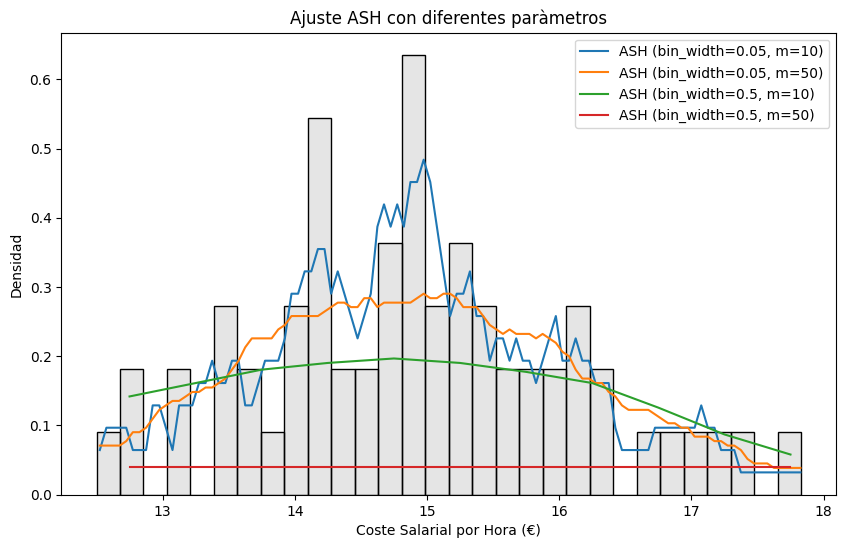

Generate this figure with Python:
#!/usr/bin/env python3
# -*- coding: utf-8 -*-
"""
Created on Fri Dec 15 19:58:38 2023

@author: alvarogonzalezgonzalez
"""

import matplotlib.pyplot as plt
import numpy as np
import pandas as pd
import seaborn as sns
from pandas import DataFrame

labour_cost: DataFrame = pd.read_csv("coste_salarial_por_hora_efectiva_2.csv", delimiter=";")

labour_cost["Year"] = labour_cost["Period"].str[:4]
labour_cost["Cost"] = pd.to_numeric(labour_cost["Cost"])

# Revisando la estructura de los datos más detalladamente para identificar posibles problemas
labour_cost.info()

# También verificaremos si hay valores faltantes o atípicos que puedan estar afectando el análisis
labour_cost.describe()



data = labour_cost['Cost']

# Define la función ASH avanzada
def advanced_ash(data, bin_width, m):
    t0 = np.min(data) - bin_width * (m // 2)  # Ajuste para incluir bins vacíos en los extremos
    nbin = int((np.max(data) - t0) / bin_width) + 1 + (m - 1)
    bins = np.linspace(t0, nbin * bin_width + t0, nbin + 1)
    hist, _ = np.histogram(data, bins=bins)
    ash = np.zeros(nbin)

    # Calcula el ASH con histogramas desplazados
    for i in range(m):
        ash += np.roll(hist, i - m // 2)

    # Normaliza el ASH para sumar 1 como una densidad
    ash /= (ash.sum() * bin_width)

    # Calcula los centros de los bins
    bin_centers = (bins[:-1] + bins[1:]) / 2

    # Usa solo la parte del ASH que corresponde a los datos
    valid_range = (bin_centers >= np.min(data)) & (bin_centers <= np.max(data))
    bin_centers = bin_centers[valid_range]
    ash = ash[valid_range]

    return bin_centers, ash

# Conjunto de anchos de banda y valores de m para probar
bin_widths = [0.05, 0.5]
ms = [10, 50]

# Crea la figura y los ejes
plt.figure(figsize=(10, 6))

# Grafica el histograma una vez
sns.histplot(data, bins=30, kde=False, color='gray', alpha=0.2, stat='density')

# Grafica cada combinación de ASH
for bin_width in bin_widths:
    for m in ms:
        bin_centers, ash_values = advanced_ash(data, bin_width, m)
        plt.plot(bin_centers, ash_values, label=f'ASH (bin_width={bin_width}, m={m})')

# Añade títulos y etiquetas
plt.title('Ajuste ASH con diferentes paràmetros')
plt.xlabel("Coste Salarial por Hora (€)")
plt.ylabel("Densidad")
plt.legend()

# Muestra el gráfico
plt.show()
